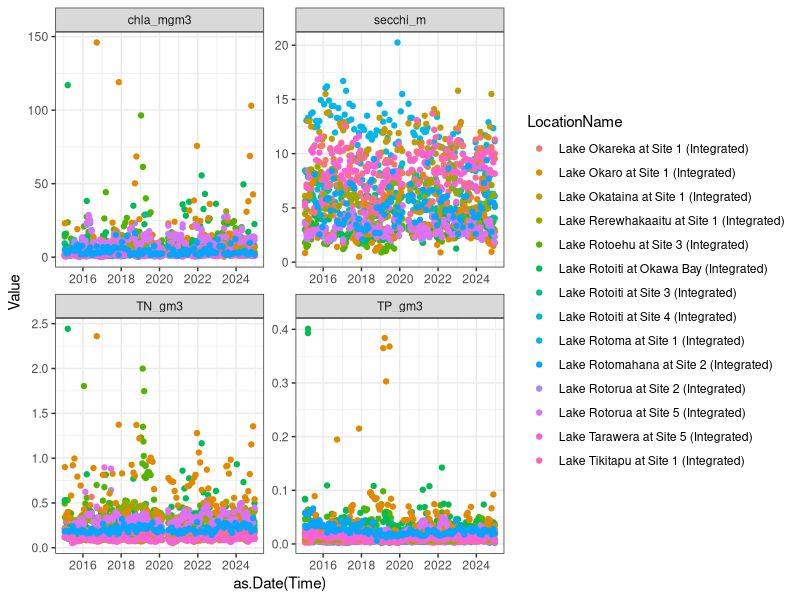
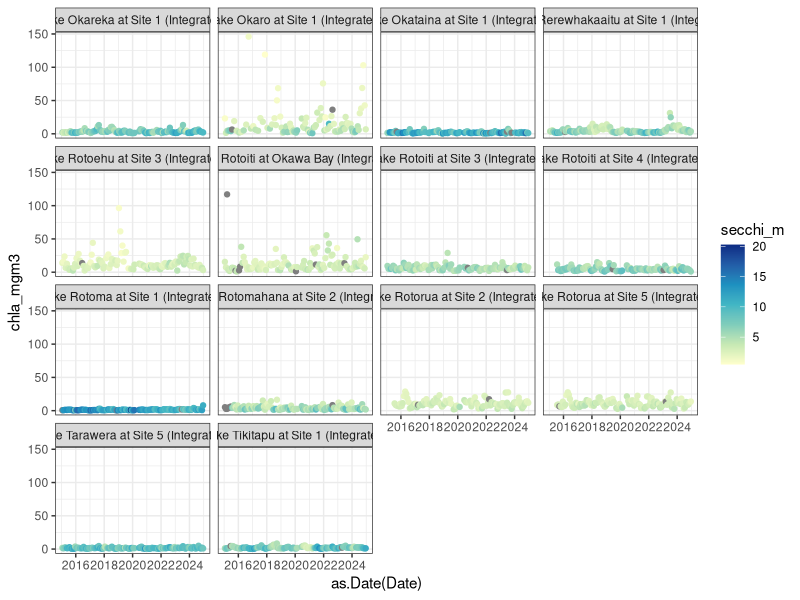
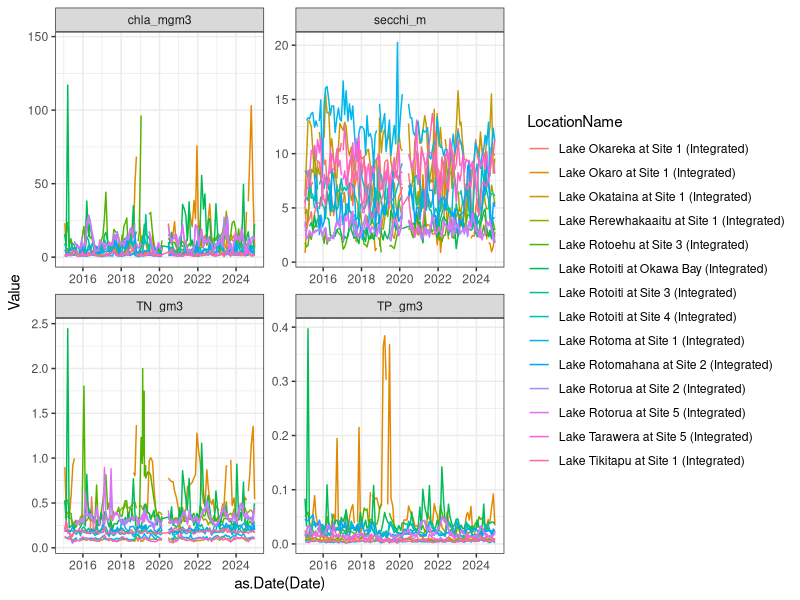
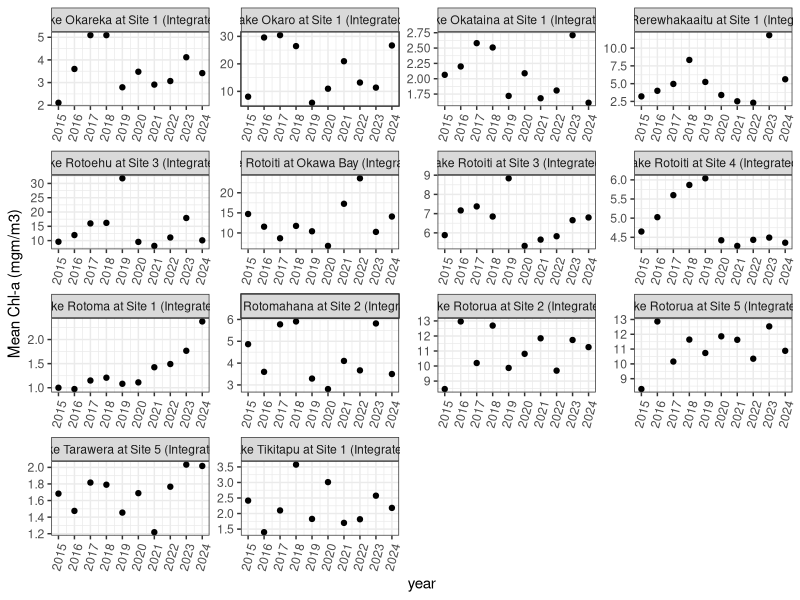
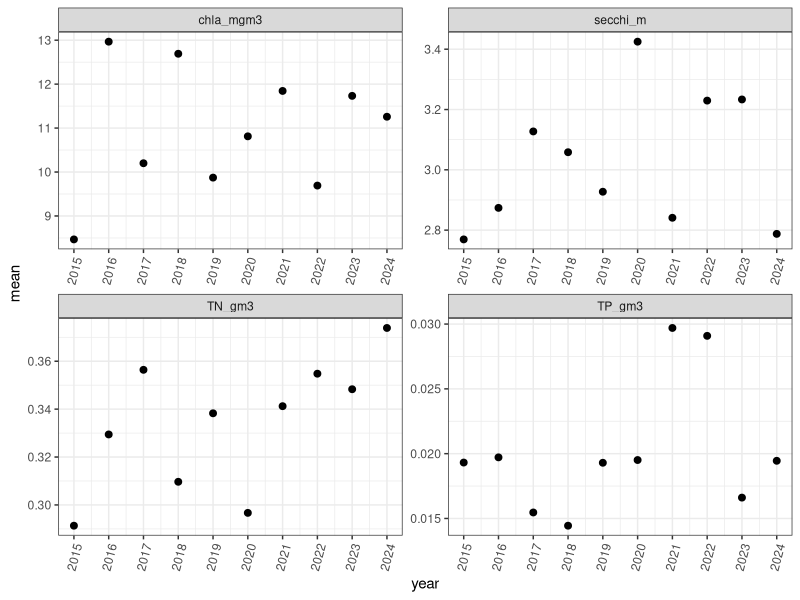
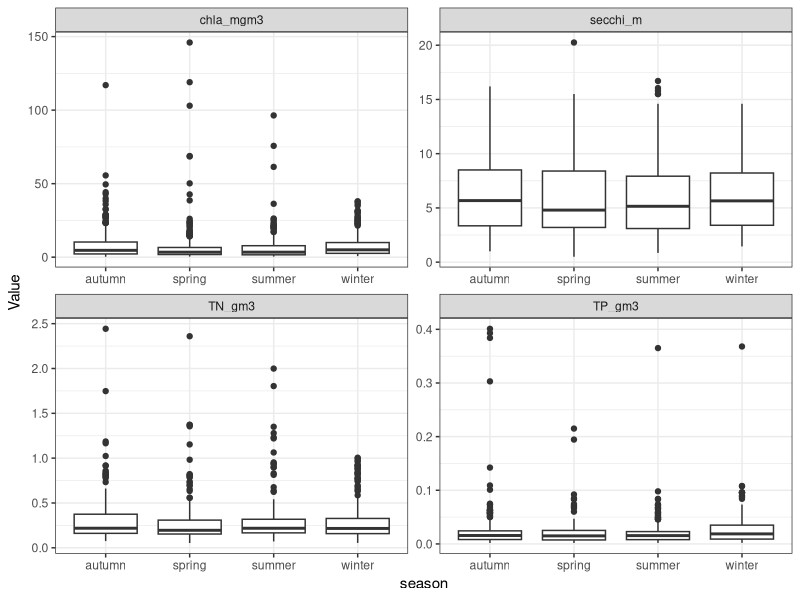
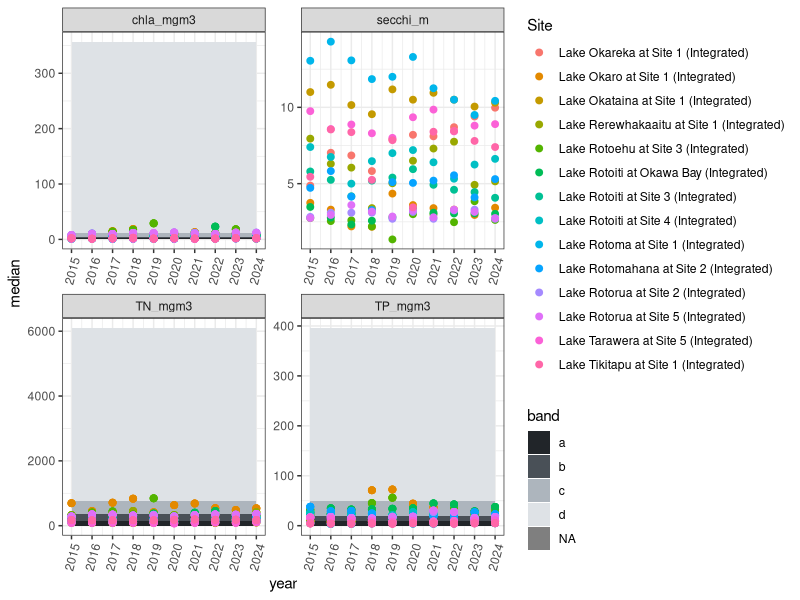
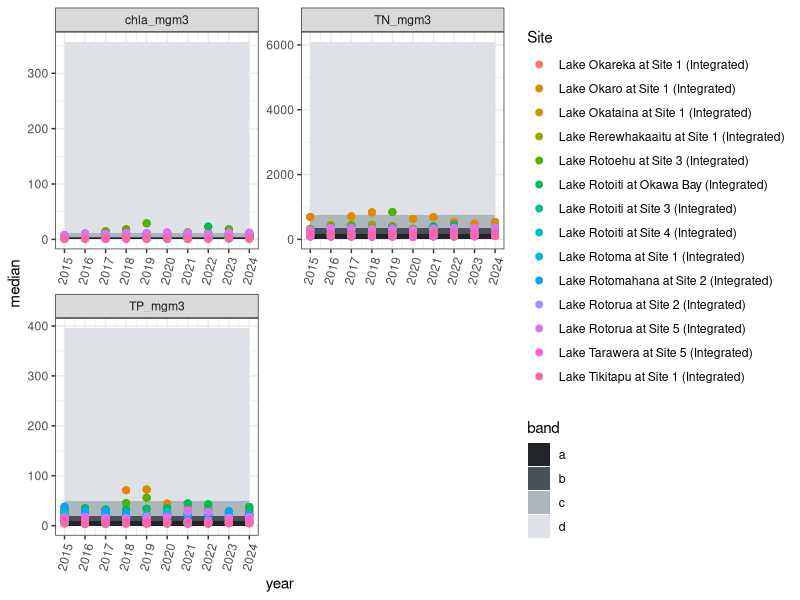

These figures' R source, in order:
## ---- chunk 1
library(tidyverse)
library(lubridate)

## ---- chunk 2
wq <- read.csv('./data/Lake_WQ_Timeseries.csv')
## ---- chunk 3
wq <- wq %>% 
  select(LocationName:Value, Parameter, Unit) # list the columns you want to keep, you can use, e.g. col1:col3 to select a range of columns
## ---- chunk 4
unique(wq$LocationName)
## ---- chunk 5

unique(wq$Parameter)

# This shows we have total nitrogen, total phosphorus, chlorophyll-a, and Secchi depth

## ---- chunk 6
wq <- wq %>% 
  mutate(Parameter = recode(Parameter, "TN (g/m^3)" = "TN_gm3"),
         Parameter = recode(Parameter, "TP (g/m^3)" = "TP_gm3"))
## ---- chunk 7
wq <- wq %>% 
  mutate(Parameter = recode(Parameter, "CHLA (mg/m^3)" = "chla_mgm3"),
         Parameter = recode(Parameter, "VC - SD (m)" = "secchi_m"))

## ---- chunk 8
ggplot(wq, aes(x = as.Date(Time), y = Value, color = LocationName)) +
  geom_point() +
  facet_wrap(~Parameter, scales = 'free') +
  theme_bw()

# the scales = 'free' in the facet_wrap() function allows the x and y-axes to vary by each panel
## ---- chunk 9

wq_wide <- wq %>% 
  pivot_wider(names_from = 'Parameter', values_from = 'Value')

## ---- chunk 10

wq_wide <- wq %>% 
  mutate(Date = as.Date(Time)) %>% 
  select(-Time, -Unit) %>% 
  pivot_wider(names_from = 'Parameter', values_from = 'Value')

## ---- chunk 11

wq_wide <- wq %>% 
  mutate(Date = as.Date(Time)) %>% # keeping these lines in our workflow to remove Time and Unit
  select(-Time, -Unit) %>% 
  group_by(LocationName, Date, Parameter) %>% 
  summarise(Value = mean(Value, na.rm = TRUE)) %>% 
  pivot_wider(names_from = 'Parameter', values_from = 'Value') # then we pivot wider

## ---- chunk 12
ggplot(wq_wide, aes(x = as.Date(Date), y = chla_mgm3, color = secchi_m)) +
  geom_point() +
  facet_wrap(~LocationName) +
  scale_color_distiller(palette = 'YlGnBu', direction = 2) +
  theme_bw()

# scale_color_distiller changes the color scheme,  you can google scale_color_distiller to find out other palettes you can use, direction = 2 just changes whether the scales goes from blue to yellow with blue as high or low, in this case, we want blue to be high. try changing direction = 1 and see what happens

## ---- chunk 13
wq_long <- wq_wide %>% 
  pivot_longer(TN_gm3:secchi_m, names_to = 'Parameter', values_to = 'Value')

# first you specify which columns are getting pivot-ted longer, we can use the colon : to say all the columns between TN and secchi

# being able to pivot between wide and long format is really helpful for different types of analyses and plotting!
## ---- chunk 14
ggplot(wq_long, aes(x = as.Date(Date), y = Value, color = LocationName)) +
  geom_line() +
  facet_wrap(~Parameter, scales = 'free') +
  theme_bw()
## ---- chunk 15
wq_summary <- wq %>% 
  mutate(year = year(Time)) %>% 
  group_by(LocationName, Parameter, year) %>% 
  summarise(mean = mean(Value, na.rm = TRUE),
            median = median(Value, na.rm = TRUE),
            min = min(Value, na.rm = TRUE),
            max = max(Value, na.rm = TRUE),
            sd = sd(Value, na.rm = TRUE))
        
## ---- chunk 16
wq_summary %>% 
  filter(Parameter=='chla_mgm3') %>% # only plot TN
  ggplot(aes(x = year, y = mean)) +
  geom_point() +
  scale_x_continuous(breaks = seq(min(wq_summary$year), max(wq_summary$year), by = 1)) + # formats the years on the x-axis
  facet_wrap(~LocationName, scales = 'free') +
  theme_bw() +
  theme(axis.text.x = element_text(angle = 75, hjust = 1))  +
  ylab('Mean Chl-a (mgm/m3)')

        
## ---- chunk 17

wq_summary %>% 
  filter(LocationName=="Lake Rotorua at Site 2 (Integrated)") %>% # only plot TN
  ggplot(aes(x = year, y = mean)) +
  geom_point(size = 2) +
  scale_x_continuous(breaks = seq(min(wq_summary$year), max(wq_summary$year), by = 1)) + #formats the years on the x-axis
  facet_wrap(~Parameter, scales = 'free') +
  theme_bw() +
  theme(axis.text.x = element_text(angle = 75, hjust = 1)) # this rotates the x-axis label since the LocationNames are long

## ---- chunk 18
# go back to our original wq dataframe, not the summarised one and add a new column: season
wq <- wq %>% 
  mutate(season = ifelse(month(Time) %in% c(12, 1, 2), 'summer', NA),
         season = ifelse(month(Time) %in% c(3, 4, 5), 'autumn', season),
         season = ifelse(month(Time) %in% c(6, 7, 8), 'winter', season),
         season = ifelse(month(Time) %in% c(9, 10, 11), 'spring', season))
# this function says create a new column `season` and then we use the ifelse function to do this for each season based on the month


## ---- chunk 19

ggplot(wq, aes(x = season, y = Value)) +
  geom_boxplot() +
  facet_wrap(~Parameter, scales = 'free') +
  theme_bw()


## ---- chunk 20

wq_season_summary <- wq %>% 
  group_by(LocationName, season, Parameter) %>% 
  summarise(mean = mean(Value, na.rm = TRUE),
            median = median(Value, na.rm = TRUE),
            min = min(Value, na.rm = TRUE),
            max = max(Value, na.rm = TRUE),
            sd = sd(Value, na.rm = TRUE))

# Open up your dataframe and see if all looks good. There should be one value for each season, lake, and parameter
## ---- chunk 21
# read in  bands
bands <- read.csv('./data/NPSFM_bands.csv')
# we want to join `bands` with the `wq` dataframe, but the column name for `Parameter` is called `variable`. We will rename this so it matches with `wq`

bands <- bands %>% 
  rename(Parameter = variable)

## ---- chunk 22
wq_summary <- wq_summary %>% 
  select(LocationName, Parameter, year, median) %>% # select the columns we need
  mutate(median = ifelse(Parameter %in% c('TN_gm3', 'TP_gm3'), median*1000, median),
         Parameter = recode(Parameter, 
                            'TN_gm3' = 'TN_mgm3',
                            'TP_gm3' = 'TP_mgm3'))
print(unique(wq_summary$Parameter))
## ---- chunk 23

nof <- left_join(wq_summary, bands, by = 'Parameter')

## ---- chunk 24
nof <- nof %>% 
  group_by(Parameter) %>% 
  mutate(x_max = max(year),
         x_min = min(year))


## ---- chunk 25

ggplot(nof, aes(x = year, y = median, color = as.factor(LocationName))) +
  geom_rect(aes(xmin = x_min,
                xmax = x_max,
                ymin = y_min,
                ymax = y_max,
                fill = band),
            color = NA) +
  geom_point(size = 2) +
  scale_x_continuous(breaks = seq(min(wq_summary$year), max(wq_summary$year), by = 1)) + #formats the years on the x-axis
  scale_fill_manual(values = c('#212529', '#495057', '#adb5bd', '#dee2e6')) +
  facet_wrap(~Parameter, scales = 'free') +
  labs(color = 'Site') +
  theme_bw() +
  theme(axis.text.x = element_text(angle = 75, hjust = 1))

## ---- chunk 26

nof %>% 
  filter(Parameter!='secchi_m') %>% 
ggplot(aes(x = year, y = median, color = as.factor(LocationName))) +
  geom_rect(aes(xmin = x_min,
                xmax = x_max,
                ymin = y_min,
                ymax = y_max,
                fill = band),
            color = NA) +
  geom_point(size = 2) +
  scale_fill_manual(values = c('#212529', '#495057', '#adb5bd', '#dee2e6')) +
  facet_wrap(~Parameter, scales = 'free', nrow = 2) +
  labs(color = 'Site') +
  theme_bw() +
  theme(axis.text.x = element_text(angle = 75, hjust = 1)) +
  scale_x_continuous(breaks = seq(min(wq_summary$year), max(wq_summary$year), by = 1))  #formats the years on the x-axis



